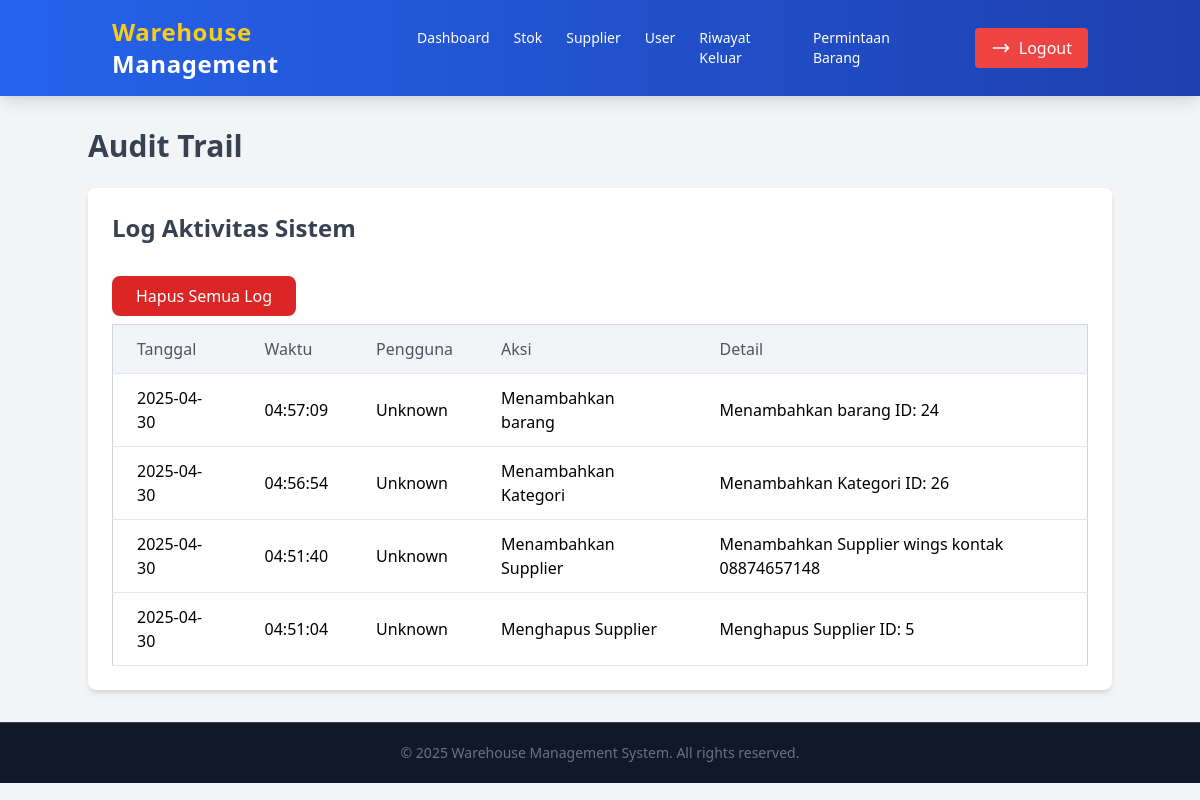
Before: /admin/audit_trail.php with the older database file.
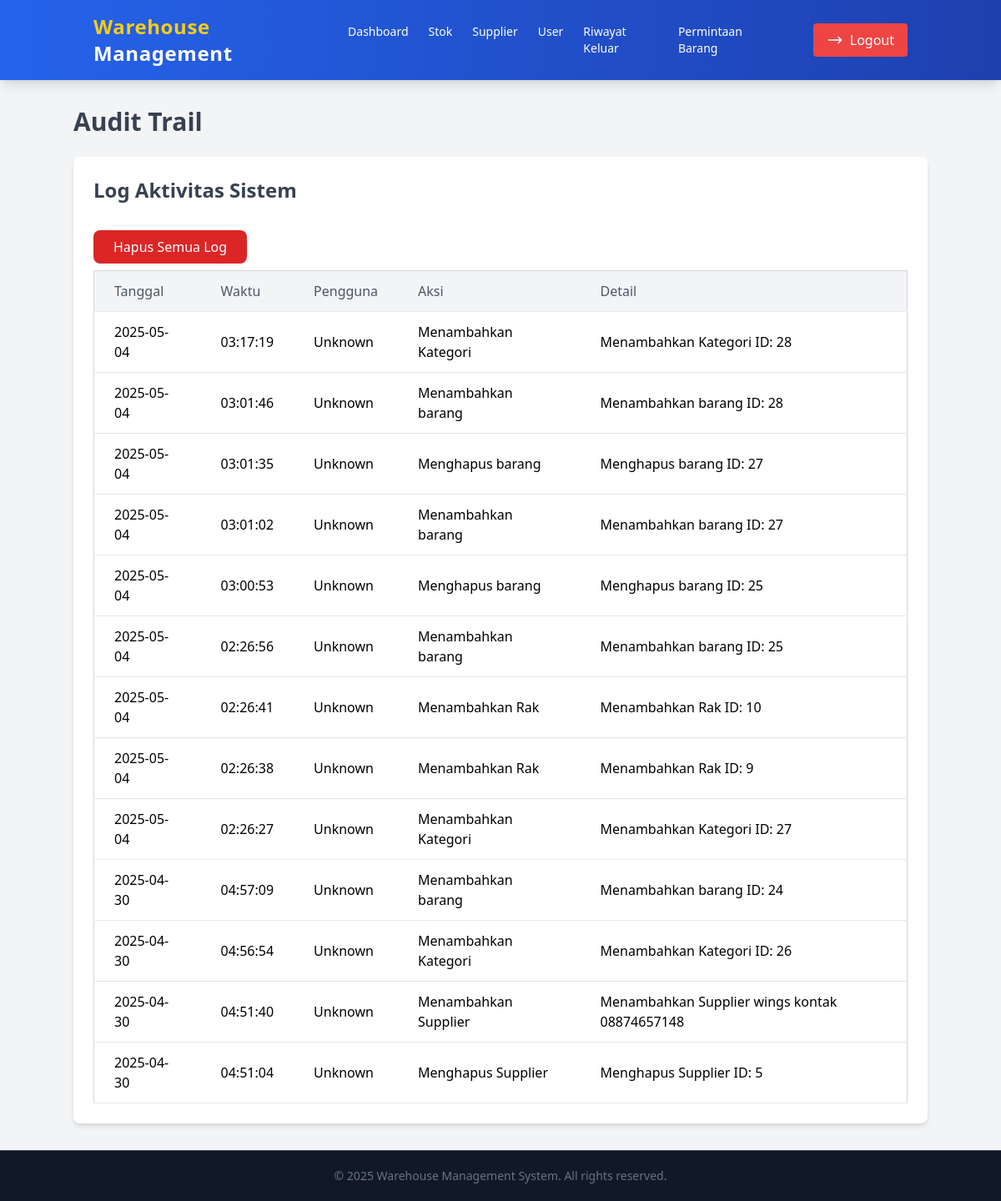
After: the same page with the newer database file.
### tables this page shows
CREATE TABLE `audit_trail` (
  `id_audit` int(15) NOT NULL,
  `tanggal` date NOT NULL,
  `waktu` time NOT NULL,
  `nama_pengaju` varchar(255) NOT NULL,
  `aksi` varchar(255) NOT NULL,
  `detail` text NOT NULL
);

### admin/audit_trail.php (the view, shortened to what the changed rows need)
<?php
include('../koneksi.php');
$query = "SELECT tanggal, waktu, nama_pengaju, aksi, detail FROM audit_trail ORDER BY tanggal DESC, waktu DESC";
$result = $conn->query($query);
$auditLogs = [];
if ($result && $result->num_rows > 0) {
    while ($row = $result->fetch_assoc()) {
        $auditLogs[] = $row;
    }
}
?>
<!DOCTYPE html>
<html lang="en">
<head>
    <script src="https://cdn.tailwindcss.com"></script>
</head>
<body class="bg-gray-100 font-sans leading-normal tracking-normal">
    <div class="container mx-auto mt-8">
        <h1 class="text-3xl font-bold text-gray-700 mb-6">Audit Trail</h1>
        <div class="bg-white shadow-md rounded-lg p-6">
            <h2 class="text-2xl font-bold text-gray-700 mb-4">Log Aktivitas Sistem</h2>
            <div class="overflow-x-auto mt-2">
                <table class="min-w-full bg-white border border-gray-300 rounded-lg">
                    <thead class="bg-gray-100">
                        <tr>
                            <th class="py-3 px-6 border-b text-left text-gray-600 font-medium">Tanggal</th>
                            <th class="py-3 px-6 border-b text-left text-gray-600 font-medium">Waktu</th>
                            <th class="py-3 px-6 border-b text-left text-gray-600 font-medium">Pengguna</th>
                            <th class="py-3 px-6 border-b text-left text-gray-600 font-medium">Aksi</th>
                            <th class="py-3 px-6 border-b text-left text-gray-600 font-medium">Detail</th>
                        </tr>
                    </thead>
                    <tbody class="divide-y divide-gray-200">
                        <?php
                        if (!empty($auditLogs)) {
                            foreach ($auditLogs as $log) {
                                echo "<tr class='hover:bg-gray-50'>
                                        <td class='py-3 px-6 border-b'>" . htmlspecialchars($log['tanggal']) . "</td>
                                        <td class='py-3 px-6 border-b'>" . htmlspecialchars($log['waktu']) . "</td>
                                        <td class='py-3 px-6 border-b'>" . htmlspecialchars($log['nama_pengaju']) . "</td>
                                        <td class='py-3 px-6 border-b'>" . htmlspecialchars($log['aksi']) . "</td>
                                        <td class='py-3 px-6 border-b'>" . htmlspecialchars($log['detail']) . "</td>
                                    </tr>";
                            }
                        } else {
                            echo "<tr>
                                    <td colspan='5' class='py-3 px-6 border-b text-center text-gray-500'>Belum ada log aktivitas.</td>
                                </tr>";
                        }
                        ?>
                    </tbody>
                </table>
            </div>
        </div>
    </div>
</body>
</html>

Changed rows visible on the page:
added audit_trail: tanggal "2025-05-04", waktu "03:17:19", nama_pengaju "Unknown", aksi "Menambahkan Kategori", detail "Menambahkan Kategori ID: 28"
added audit_trail: tanggal "2025-05-04", waktu "03:01:46", nama_pengaju "Unknown", aksi "Menambahkan barang", detail "Menambahkan barang ID: 28"
added audit_trail: tanggal "2025-05-04", waktu "03:01:35", nama_pengaju "Unknown", aksi "Menghapus barang", detail "Menghapus barang ID: 27"
added audit_trail: tanggal "2025-05-04", waktu "03:01:02", nama_pengaju "Unknown", aksi "Menambahkan barang", detail "Menambahkan barang ID: 27"
added audit_trail: tanggal "2025-05-04", waktu "03:00:53", nama_pengaju "Unknown", aksi "Menghapus barang", detail "Menghapus barang ID: 25"
added audit_trail: tanggal "2025-05-04", waktu "02:26:56", nama_pengaju "Unknown", aksi "Menambahkan barang", detail "Menambahkan barang ID: 25"
added audit_trail: tanggal "2025-05-04", waktu "02:26:41", nama_pengaju "Unknown", aksi "Menambahkan Rak", detail "Menambahkan Rak ID: 10"
added audit_trail: tanggal "2025-05-04", waktu "02:26:38", nama_pengaju "Unknown", aksi "Menambahkan Rak", detail "Menambahkan Rak ID: 9"
added audit_trail: tanggal "2025-05-04", waktu "02:26:27", nama_pengaju "Unknown", aksi "Menambahkan Kategori", detail "Menambahkan Kategori ID: 27"
